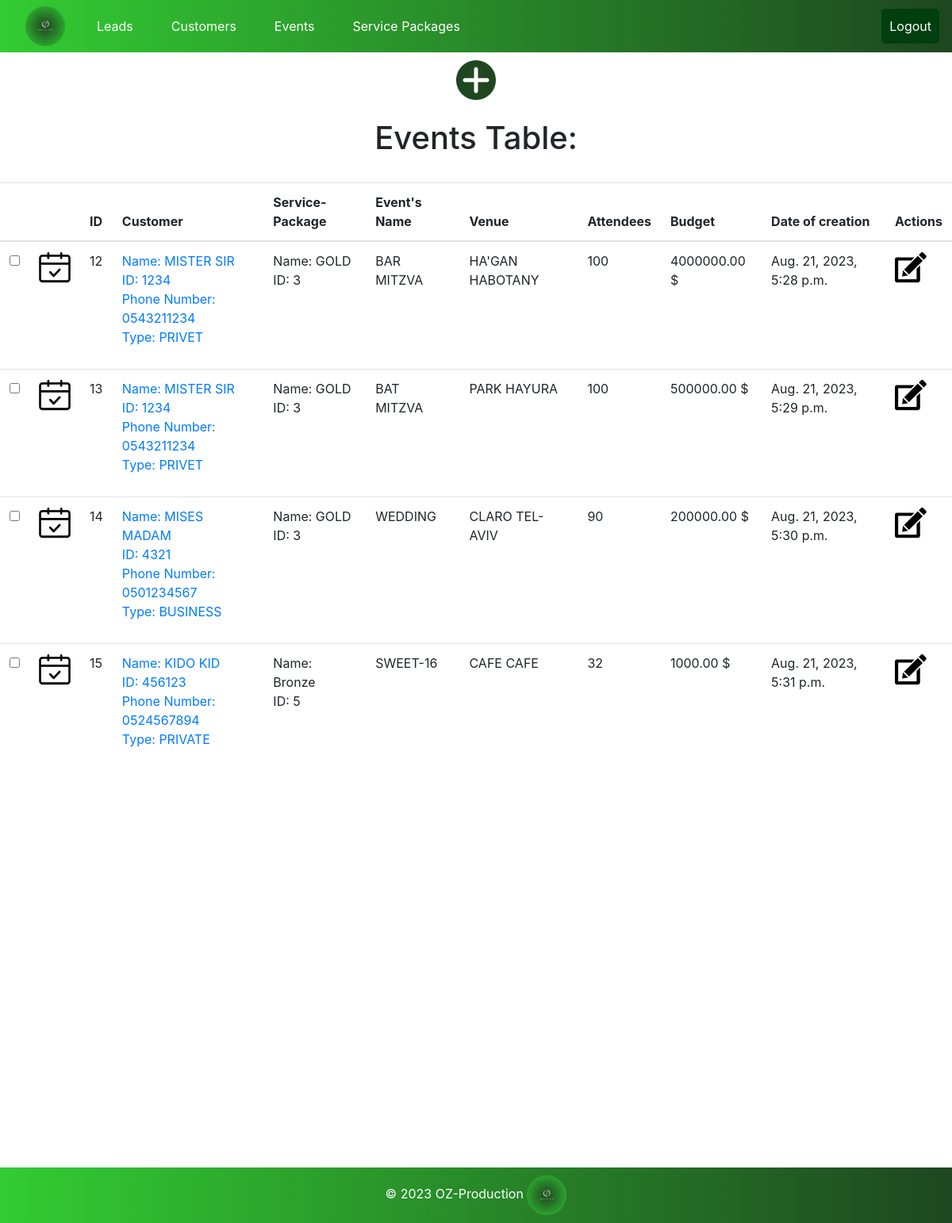
Screenshot of /events/ with the database file from the repository.
### oz_pro/models.py (models this page shows, shortened)
class Event(models.Model):
    image = models.ImageField(upload_to='static/pics', default = 'static/pics/event123.png')
    ID = models.AutoField(primary_key=True)
    customer = models.ForeignKey(Customer, on_delete=models.SET_NULL,null=True, related_name='events_for_customer')
    service_package = models.ForeignKey(ServicePackage, on_delete=models.SET_NULL, null=True, related_name='events_for_service_package')
    name = models.CharField(max_length=255)
    venue = models.CharField(max_length=255)
    number_of_attendees = models.PositiveIntegerField()
    budget = models.DecimalField(max_digits=10, decimal_places=2)
    date_of_creation = models.DateTimeField(auto_now_add=True)

class Customer(models.Model):
    image = models.ImageField(upload_to='static/pics', default = 'static/pics/Picture7.png')
    ID = models.PositiveIntegerField(primary_key=True, unique=True)
    name = models.CharField(max_length=255)
    phone_number = models.CharField(max_length=15)
    customer_type = models.CharField(max_length=50)
    events_count = models.PositiveIntegerField(default=0)
    date_of_creation = models.DateTimeField(auto_now_add=True)
    def __str__(self):
        return f"Name: {self.name}\nID: {self.ID}\nPhone Number: {self.phone_number}\nType: {self.customer_type}"

class ServicePackage(models.Model):
    image = models.ImageField(upload_to='static/pics', default = 'static/pics/pack.png')
    ID = models.AutoField(primary_key=True)
    name = models.CharField(max_length=255)
    package_details = models.TextField()
    date_of_creation = models.DateTimeField(auto_now_add=True)
    def __str__(self):
        return f"Name: {self.name}\nID: {self.ID}"

### oz_pro/views.py (the view)
# urls.py: path('events/', views.events_page, name='all_events'),
def events_page(request):
    print("********* Event page function *********")
    all_events = Event.objects.all()
    all_service_packages = ServicePackage.objects.all() # Get all services and display the existing ones at the 'addEventModal' in 'events.html'.
    all_customers = Customer.objects.all() # Get all customers and display the existing ones at the 'addEventModal' in 'events.html'.
    context = {
        'events': all_events,
        'service_packages': all_service_packages,
        'customers': all_customers
    }
    return render(request, 'events.html', context )

### oz_pro/templates/events.html (shortened to what this page needs)
<!DOCTYPE html>
<html lang="en">
<head>
</head>
<body>
    {% extends 'base.html' %}
    {% block add_button %}
    {% load static %}
        <div class="image-container">
            <a data-bs-toggle="tooltip" title="Click to ADD-EVENT">
                <img src="{% static 'pics/ADD.png' %}" alt="addEventPic" class="small-image-rotate" style="cursor:pointer" data-bs-toggle="modal" data-bs-target="#addEventModal">
            </a>
        </div>
        </div>
        {% endblock %}
    {% block content %}
    {% load static %}
        <br>
            <div class="table-header">
                <h1>Events Table:</h1>
            </div>
        <br>
        <table class="table table-hover">
            <thead>
                <tr>
                    <th></th>
                    <th></th>
                    <th>ID</th>
                    <th>Customer</th>
                    <th>Service-Package</th>
                    <th>Event's Name</th>
                    <th>Venue</th>
                    <th>Attendees</th>
                    <th>Budget</th>
                    <th>Date of creation</th>
                    <th>Actions</th>
                </tr>
            </thead>
            <tbody>
                {% for event in events %}
                    <tr id="event_{{ event.ID }}">
                        <td><input type="checkbox" onchange="toggleHighlight(this, {{ event.ID }})" title="Highlight"></td>
                        <td><img src="{{ event.image.url }}"  alt="My image" class="smaller-image" /></td>
                        <td>{{ event.ID }}</td>
                        <td><a title="DISPLAY-CUSTOMER"href="{% url 'customer_by_event' event.customer.ID %}">{{ event.customer|linebreaks }}</a></td>
                        <td>{{ event.service_package|linebreaks }}</td>
                        <td>{{ event.name }}</td>
                        <td>{{ event.venue }}</td>
                        <td>{{ event.number_of_attendees}}</td>
                        <td>{{ event.budget }} $ </td>
                        <td>{{ event.date_of_creation }}</td>
                        <td>
                            <a data-bs-toggle="tooltip" title="Click to UPDATE-EVENT">
                                <img src="{% static 'pics/edit.png' %}" alt="updateEventPic" class="smaller-image" style="cursor:pointer" data-bs-toggle="modal" data-bs-target="#updateEventModal_{{ event.ID }}">
                            </a>
                        </td>
                    </tr>
                {% endfor %}
            </tbody>
        </table>
    {% endblock %}

### rows the page displays
Event: image (picture), ID "12", customer "Name: MISTER SIR ID: 1234 Phone Number: 0543211234 Type: PRIVET", service_package "Name: GOLD ID: 3", name "BAR MITZVA", venue "HA'GAN HABOTANY", number_of_attendees "100", budget "4000000.00", date_of_creation "Aug. 21, 2023, 5:28 p.m."
Event: image (picture), ID "13", customer "Name: MISTER SIR ID: 1234 Phone Number: 0543211234 Type: PRIVET", service_package "Name: GOLD ID: 3", name "BAT MITZVA", venue "PARK HAYURA", number_of_attendees "100", budget "500000.00", date_of_creation "Aug. 21, 2023, 5:29 p.m."
Event: image (picture), ID "14", customer "Name: MISES MADAM ID: 4321 Phone Number: 0501234567 Type: BUSINESS", service_package "Name: GOLD ID: 3", name "WEDDING", venue "CLARO TEL-AVIV", number_of_attendees "90", budget "200000.00", date_of_creation "Aug. 21, 2023, 5:30 p.m."
Event: image (picture), ID "15", customer "Name: KIDO KID ID: 456123 Phone Number: 0524567894 Type: PRIVATE", service_package "Name: Bronze ID: 5", name "SWEET-16", venue "CAFE CAFE", number_of_attendees "32", budget "1000.00", date_of_creation "Aug. 21, 2023, 5:31 p.m."
